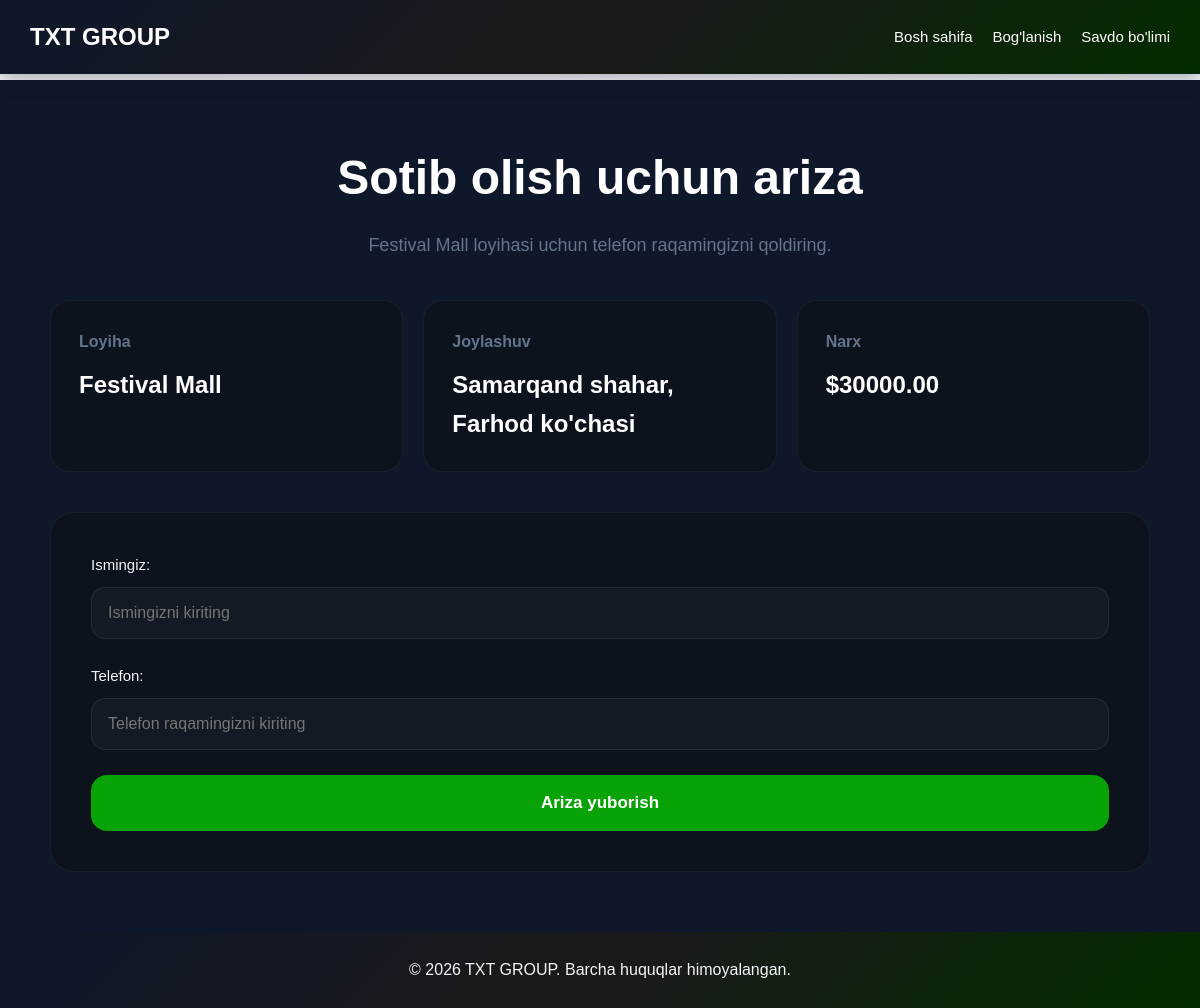
/purchase/2/, run on the app's committed database.
### core/models.py (models this page shows, shortened)
class Project(models.Model):
    STATUS_CHOICES = [
        ('active', 'Faol'),
        ('sold_out', 'Tugagan'),
        ('upcoming', 'Kutilmoqda'),
    ]
    image = models.ImageField(upload_to='project_images/', verbose_name="Rasm")
    name = models.CharField(max_length=100, verbose_name="Nomi")
    description = models.TextField(verbose_name="Tavsif")
    rooms = models.IntegerField(verbose_name="Xonalar soni")
    floor = models.IntegerField(verbose_name="Qavatlar soni")
    location = models.CharField(max_length=100, verbose_name="Joylashuv")
    available_numbers = models.IntegerField(verbose_name="Bo'sh xonalar")
    price = models.DecimalField(max_digits=12, decimal_places=2, verbose_name="Narx ($)")
    status = models.CharField(
        max_length=20,
        choices=STATUS_CHOICES,
        default='active',
        verbose_name="Holati"
    )
    created_at = models.DateTimeField(auto_now_add=True)
    class Meta:
        ordering = ['-created_at']
        verbose_name = "Loyiha"
        verbose_name_plural = "Loyihalar"

### core/views.py (the view)
# urls.py: path('purchase/<int:project_id>/', views.purchase, name='purchase'),
def purchase(request, project_id):
    project = get_object_or_404(Project, pk=project_id)
    submitted = request.GET.get('submitted') == '1'
    if request.method == 'POST':
        form = LeadForm(request.POST)
        if form.is_valid():
            lead = form.save(commit=False)
            lead.project = project
            lead.save()
            return redirect(f"{reverse('purchase', kwargs={'project_id': project.id})}?submitted=1")
    else:
        form = LeadForm()
    context = {
        'project': project,
        'form': form,
        'submitted': submitted,
    }
    return render(request, 'core/purchase.html', context)

### core/forms.py
class LeadForm(forms.ModelForm):
    class Meta:
        model = Lead
        fields = ['name', 'phone']
        widgets = {
            'name': forms.TextInput(attrs={
                'id': 'name',
                'class': 'form-control',
                'placeholder': 'Ismingizni kiriting',
                'required': True
            }),
            'phone': forms.TextInput(attrs={
                'id': 'phone',
                'class': 'form-control',
                'placeholder': 'Telefon raqamingizni kiriting',
                'required': True
            }),
        }
        labels = {
            'name': 'Ismingiz',
            'phone': 'Telefon',
        }

### core/templates/core/purchase.html (shortened to what this page needs)
{% extends 'core/base.html' %}
{% load static %}
{% block styles %}
    <link rel="stylesheet" href="{% static 'core/styles/purchase.css' %}">
{% endblock %}
{% block content %}
<div class="contact-section">
    <div class="contact-container">
        <div class="contact-hero-content">
            <h1>Sotib olish uchun ariza</h1>
            <p>{{ project.name }} loyihasi uchun telefon raqamingizni qoldiring.</p>
        </div>
        <div class="contact-cards">
            <div class="contact-card">
                <h3>Loyiha</h3>
                <p>{{ project.name }}</p>
            </div>
            <div class="contact-card">
                <h3>Joylashuv</h3>
                <p>{{ project.location }}</p>
            </div>
            <div class="contact-card">
                <h3>Narx</h3>
                <p>${{ project.price }}</p>
            </div>
        </div>
        <form method="post" class="contact-form">
            <div class="form-group">
                {{ form.name.label_tag }}
                {{ form.name }}
            </div>
            <div class="form-group">
                {{ form.phone.label_tag }}
                {{ form.phone }}
            </div>
            <button type="submit" class="contact-btn">Ariza yuborish</button>
        </form>
    </div>
</div>
{% endblock %}

### core/static/core/styles/base.css (style rules this page uses)
:root { --sky-blue: #38BDF8; --coral: #09a307; --light-gray: #F3F4F6; --black: #0F172A; --white: #FFFFFF; --dark-gray: #0c131d; --text-gray: #64748B; }
* { margin: 0; padding: 0; box-sizing: border-box; }
html { scroll-behavior: smooth; }
body { font-family: Arial, sans-serif; background-color: var(--light-gray); color: var(--black); line-height: 1.6; padding-top: 80px; }

### core/static/core/styles/purchase.css (style rules this page uses)
.contact-section { min-height: 100vh; background: var(--black); padding: 60px 20px; display: flex; justify-content: center; align-items: center; }
.contact-container { width: 100%; max-width: 1100px; }
.contact-hero-content { margin-bottom: 40px; text-align: center; }
.contact-hero-content h1 { color: var(--white); font-size: 48px; margin-bottom: 14px; }
.contact-hero-content p { color: var(--text-gray); font-size: 18px; }
.contact-cards { display: grid; grid-template-columns: repeat(3, 1fr); gap: 20px; margin-bottom: 40px; }
.contact-card { background: var(--dark-gray); border: 1px solid rgba(255,255,255,0.05); border-radius: 20px; padding: 28px; transition: 0.3s; }
.contact-card h3 { color: var(--text-gray); font-size: 16px; margin-bottom: 12px; }
.contact-card p { color: var(--white); font-size: 24px; font-weight: 600; }
.contact-form { background: var(--dark-gray); border-radius: 24px; padding: 40px; border: 1px solid rgba(255,255,255,0.05); }
.form-group { margin-bottom: 25px; }
.form-group label { display: block; color: var(--light-gray); margin-bottom: 10px; font-size: 15px; font-weight: 500; }
.form-group input { width: 100%; background: rgba(255,255,255,0.03); border: 1px solid rgba(255,255,255,0.08); border-radius: 14px; padding: 16px; color: var(--white); font-size: 16px; outline: none; transition: 0.3s; }
.contact-btn { width: 100%; padding: 18px; background: var(--coral); color: var(--white); border: none; border-radius: 16px; font-size: 17px; font-weight: 600; cursor: pointer; transition: 0.3s; }

### data on the page
Project: name "Festival Mall", location "Samarqand shahar, Farhod ko'chasi", price "30000.00"
